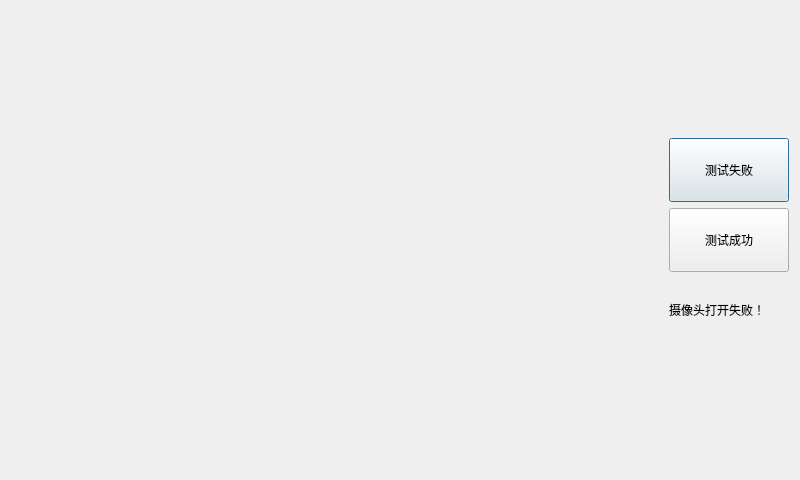
<?xml version="1.0" encoding="UTF-8"?>
<ui version="4.0">
 <class>CameraTestDialog</class>
 <widget class="QDialog" name="CameraTestDialog">
  <property name="geometry">
   <rect>
    <x>0</x>
    <y>0</y>
    <width>800</width>
    <height>480</height>
   </rect>
  </property>
  <property name="windowTitle">
   <string>Dialog</string>
  </property>
  <layout class="QHBoxLayout" name="horizontalLayout">
   <item>
    <spacer name="horizontalSpacer">
     <property name="orientation">
      <enum>Qt::Horizontal</enum>
     </property>
     <property name="sizeHint" stdset="0">
      <size>
       <width>40</width>
       <height>20</height>
      </size>
     </property>
    </spacer>
   </item>
   <item>
    <layout class="QVBoxLayout" name="verticalLayout">
     <item>
      <spacer name="verticalSpacer">
       <property name="orientation">
        <enum>Qt::Vertical</enum>
       </property>
       <property name="sizeHint" stdset="0">
        <size>
         <width>20</width>
         <height>40</height>
        </size>
       </property>
      </spacer>
     </item>
     <item>
      <widget class="QPushButton" name="failedButton">
       <property name="sizePolicy">
        <sizepolicy hsizetype="Preferred" vsizetype="Preferred">
         <horstretch>0</horstretch>
         <verstretch>0</verstretch>
        </sizepolicy>
       </property>
       <property name="minimumSize">
        <size>
         <width>120</width>
         <height>64</height>
        </size>
       </property>
       <property name="text">
        <string>测试失败</string>
       </property>
      </widget>
     </item>
     <item>
      <widget class="QPushButton" name="okButton">
       <property name="sizePolicy">
        <sizepolicy hsizetype="Preferred" vsizetype="Preferred">
         <horstretch>0</horstretch>
         <verstretch>0</verstretch>
        </sizepolicy>
       </property>
       <property name="minimumSize">
        <size>
         <width>120</width>
         <height>64</height>
        </size>
       </property>
       <property name="text">
        <string>测试成功</string>
       </property>
      </widget>
     </item>
     <item>
      <widget class="QLabel" name="statuLabel">
       <property name="minimumSize">
        <size>
         <width>120</width>
         <height>64</height>
        </size>
       </property>
       <property name="font">
        <font>
         <pointsize>9</pointsize>
        </font>
       </property>
       <property name="text">
        <string>摄像头打开失败！</string>
       </property>
      </widget>
     </item>
     <item>
      <spacer name="verticalSpacer_2">
       <property name="orientation">
        <enum>Qt::Vertical</enum>
       </property>
       <property name="sizeHint" stdset="0">
        <size>
         <width>20</width>
         <height>40</height>
        </size>
       </property>
      </spacer>
     </item>
    </layout>
   </item>
  </layout>
 </widget>
 <resources/>
 <connections>
  <connection>
   <sender>okButton</sender>
   <signal>clicked()</signal>
   <receiver>CameraTestDialog</receiver>
   <slot>accept()</slot>
   <hints>
    <hint type="sourcelabel">
     <x>709</x>
     <y>249</y>
    </hint>
    <hint type="destinationlabel">
     <x>399</x>
     <y>239</y>
    </hint>
   </hints>
  </connection>
  <connection>
   <sender>failedButton</sender>
   <signal>clicked()</signal>
   <receiver>CameraTestDialog</receiver>
   <slot>reject()</slot>
   <hints>
    <hint type="sourcelabel">
     <x>709</x>
     <y>201</y>
    </hint>
    <hint type="destinationlabel">
     <x>399</x>
     <y>239</y>
    </hint>
   </hints>
  </connection>
 </connections>
</ui>
